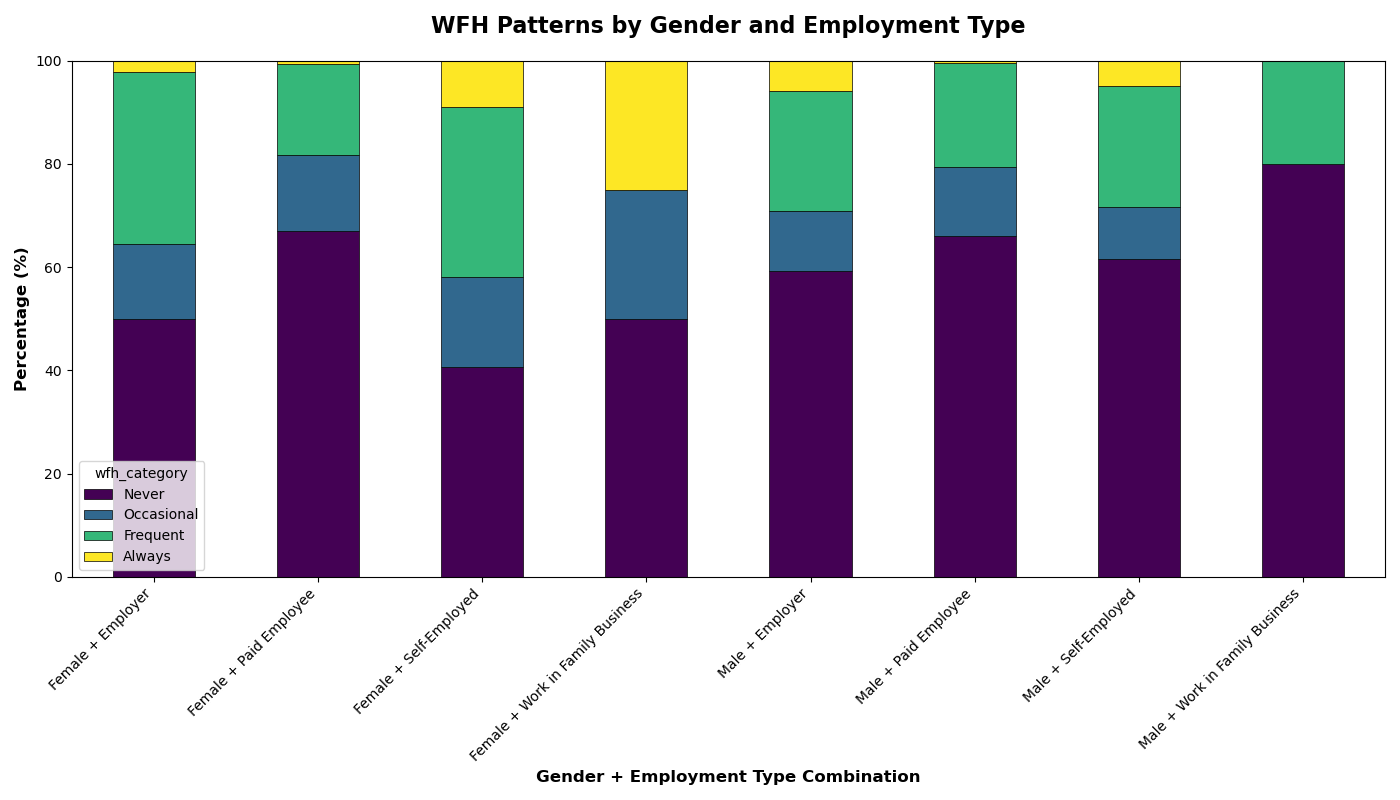

The script that saved this image:
import pandas as pd
import matplotlib.pyplot as plt

def task2_1():
    dataset = pd.read_csv("/course/person.csv")
    working_dataset = dataset[['wfhmon', 'wfhtue', 'wfhwed', 'wfhthu', 'wfhfri', 'wfhsat', 'wfhsun']]

    working_dataset = working_dataset.replace({'Yes' : 1, 'No' : 0, 'Not in Work Force' : -1})
    working_dataset['sum_of_days'] = working_dataset[['wfhmon', 'wfhtue', 'wfhwed', 'wfhthu', 'wfhfri', 'wfhsat', 'wfhsun']].sum(axis = 1)
    
    #Assisted by GenAI 
    #------------------
    working_dataset['wfh_category'] = pd.cut(working_dataset['sum_of_days'],
                                                bins = [0, 1, 3, 6, 8],
                                                labels = ['Never', 'Occasional', 'Frequent', 'Always'],
                                                right = False
    )
    #----------------------------------------------

    dataset = pd.concat([dataset, working_dataset['wfh_category']], axis = 1)
    dataset = dataset.dropna()

    group_total = dataset.groupby(['sex', 'emptype']).size().reset_index(name = 'group_total')
    category_total = dataset.groupby(['sex', 'emptype', 'wfh_category']).size().reset_index(name = 'category_total')
    
    proportions_df = pd.merge(category_total, group_total, on=['sex', 'emptype'])
    proportions_df['proportions_percentage'] = (proportions_df['category_total'] / proportions_df['group_total']) * 100

    # Assisted by GenAI 
    #-------------------
    proportions_df['combination'] = proportions_df['sex'] + ' + ' + proportions_df['emptype']
    
    pivot_data = proportions_df.pivot_table(
    index='combination',
    columns='wfh_category',
    values='proportions_percentage',
    aggfunc='first',
    fill_value=0
    )

    pivot_data = pivot_data.sort_index()

    # Create the stacked bar chart
    plt.figure(figsize=(14, 8))
    ax = pivot_data.plot(kind='bar', 
                    stacked=True,
                    figsize=(14, 8),
                    edgecolor='black',
                    linewidth=0.5,
                    colormap='viridis')  # You can choose different colormaps


    # Customize the plot
    plt.title('WFH Patterns by Gender and Employment Type', 
          fontsize=16, fontweight='bold', pad=20)
    plt.ylabel('Percentage (%)', fontsize=12, fontweight='bold')
    plt.xlabel('Gender + Employment Type Combination', fontsize=12, fontweight='bold')
    plt.xticks(rotation=45, ha='right')
    plt.ylim(0, 100)
    plt.tight_layout()
    plt.savefig("task2_1.png")
    #----------------------------
'''
Declaration

I acknowledge the use of Deepseek AI [deepseek.com] in helping me fine tune the visualisation, syntax errors and regarding how to use certain functions

I used the following prompts: "how to categorise data based on a column"
                                "For each combination of gender and employment type, should create a bar chart 
                                that is divided into multiple parts.

I used the output to better understand the syntax of the code and how the dataframe is manipulated              
'''
